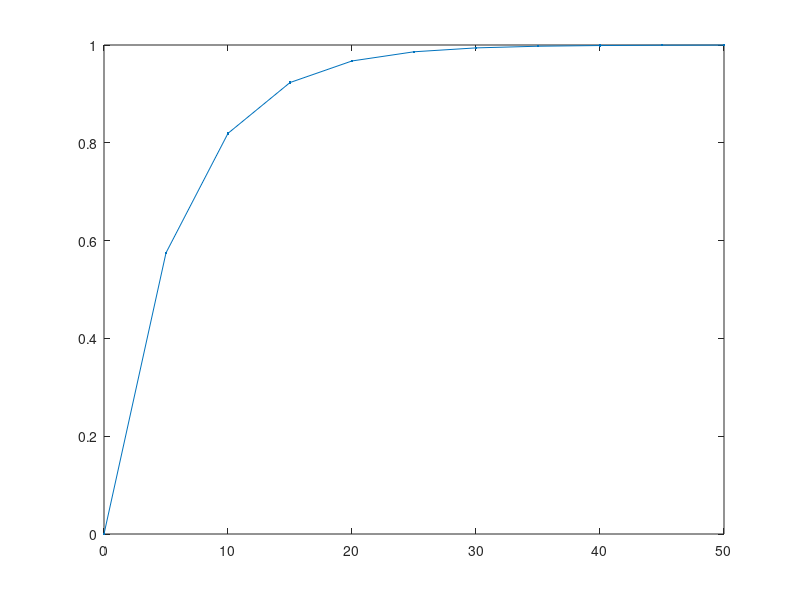

This figure's MATLAB source: (Note: this script raises an error after producing the figure.)
function DryingSimIR2022
%%
LengthDryer = 2.0;
p0 = 2.4*39e3/LengthDryer;
PostDryer = 0.02;
fig_out = 1;

%%
% mind the v_air -> maibe cancel front to back
% T pressambient
% T ambient
% air dryer
% reduing blanket temperature and hence evaporation rate
% evaporative cooling
% measure the cooling time constant of the blanket
% blanket h graph
% extend the thickness when dry
%%
% Absorbed Energy/Input Energy = 1 - exp( - Alpha*Percent Filling*Depth)
% Alpha=0.276 1/(%*u)
% Percent Filling=7% or 20%
% Depth = x
% X = Humidity_Ratio_PG: has temperature limitation
%%
tic;

%% Dryer Length

Width = 1;% m

% Power_Precentage = 100;%
%%
PercentFilling = 62;%%[7 20 500]

ReleaseThickness = 20;%um[50 5]
ReleaseLayersNumber = 1;%[2]
AbsorbingLayerThickness = 50;%um[150 50]
AbsorbingLayersNumber = 10;%[3 1]%50;
AboveFabricLayerThickness = 200;%[150]
AboveFabricLayersNumber = 1;
FabricLayerThickness = 150;%[100]
FabricLayersNumber = 1;
GripLayerThickness = 100;%[100]
GripLayersNumber = 1;

% p0 = 200e3;%kW/m2[200e3]
% LengthDryer = 1.045;%0.250*8;%

% p0 = 39e3 * Power_Precentage/100 /(0.5*Width)*2.6;%1.45;% [2/0.5 of m/m]3.250
%%
Te = 0.60;
%Rw = 0.15;
%Ew = 1 - Rw;
% A7p5um = 0.065/5 * 7.5;
% Ei = Ee * Ew * A7p5um;
% E_ti = 1 - A7p5um;
Rr = 0.05;
Tr = 1 - Rr;
% Eb_ti = Ee * Ew * E_ti;
Tb_tr = Te * Tr;

% Pi = Ei * P0;
Pi = 0;%
% Pb_ti = Eb_ti * P0;
pb_tr = Tb_tr * p0;


%%


% AreaCoverage_0 = 10;

AreaCoverage_PB1 = 0;
AreaCoverage_PB2 = 100;
AreaCoverage_PB3 = 0;
AreaCoverage_PB4 = 0;%100;%[0 100]
AreaCoverage_PB5 = 50;%[50 50]
AreaCoverage_PB6 = 0;%50;%[100 100]
AreaCoverage_PB7 = 0;%

TotalCoverage = AreaCoverage_PB1+AreaCoverage_PB2+AreaCoverage_PB3+AreaCoverage_PB4+...
    AreaCoverage_PB5+AreaCoverage_PB6+AreaCoverage_PB7;

% Test_Time = (1.122+1.878)/Print_Speed;%10; % sec 1:0.2455, 2:

%% Test Matrix
TestNumber = fig_out;%604;
FigureNumber = TestNumber;
NumberOfIPUs = 7;
T_AirDryer = 300;%1200;%2150;%270;%
% ExtraDryerLength = 0.0;%1.80;%1.05;%2.05;%
% LengthDryer = 0.250*8+ExtraDryerLength;
T_IPU_All = 100;%70;%90;%165;%133;%200;%
T_Blanket0 = 68;%70;%80;%
Print_Speed_SPH = 6500;%13000;%10000;%
%%
% PercentFilling=7;%%[7,20]100500
% ReleaseThickness = 50;%um[50]
%%

% ReleaseThickness = 50;%um[50]

dzRelease = ReleaseThickness/ReleaseLayersNumber;
dzAbsorbing = AbsorbingLayerThickness/AbsorbingLayersNumber;
dzAboveFabric = AboveFabricLayerThickness/AboveFabricLayersNumber;
dzFabricLayer = FabricLayerThickness/FabricLayersNumber;
dzGripLayers = GripLayerThickness/GripLayersNumber;
%%
% CalculationLayerThickness_um = 50;%um[50,10]
% LayerThickness = CalculationLayerThickness_um*1e-6;
% dz0 = LayerThickness;%500e-6; %m
% z = (ReleaseThickness+AbsorbingLayerThickness+AboveFabricLayerThickness+...
%     FabricLayerThickness+GripLayerThickness)*1e-6;%500e-6;%1500e-6;%5000e-6; %m
% nz0 = int32(z/dz0); %ul

dz = [dzRelease*ones(ReleaseLayersNumber,1) ; ...
    dzAbsorbing*ones(AbsorbingLayersNumber,1) ; ...
    dzAboveFabric*ones(AboveFabricLayersNumber,1) ; ...
    dzFabricLayer*ones(FabricLayersNumber,1) ; ...
    dzGripLayers*ones(GripLayersNumber,1)]*1e-6;%dz0*ones(nz0,1); %m

Print_Speed = 1.7/6500*Print_Speed_SPH;
PostDryerLength = PostDryer;%0.375;%0;%0.9;%
Length = 0.375*NumberOfIPUs+LengthDryer+PostDryerLength;%-ExtraDryerLength+0.9;%0.375*4+LengthAirDryer+0.1;%Print_Speed * Test_Time; % m
if NumberOfIPUs == 4
    Length = Length + 0.125 + 1;%-ExtraDryerLength;
end

PB1_Start = (0.375*0+0.2+0.175/2)/Length;
PB2_Start = (0.375*1+0.2+0.175/2)/Length;
PB3_Start = (0.375*2+0.2+0.175/2)/Length;
PB4_Start = (0.375*3+0.2+0.175/2)/Length;
PB5_Start = (0.375*4+0.2+0.175/2)/Length;
PB6_Start = (0.375*5+0.2+0.175/2)/Length;
PB7_Start = (0.375*6+0.2+0.175/2)/Length;

T_IR = 120;%25;% [120];
h_air_IR = 50;%
% q_radiation_Blanket = Pb_ti;%
q_radiation_Blanket = pb_tr;%
Q_radiation_Ink = Pi;%


% TestTitle = '10k 7C 250%:  ';


T_IPU_1 = T_IPU_All;%90;%300;%
T_IPU_2 = T_IPU_All;%90;%300;%2150;%1200;%
T_IPU_3 = T_IPU_All;%90;%300;%
T_IPU_4 = T_IPU_All;%90;%300;%
T_IPU_5 = T_IPU_All;%90;%300;%
T_IPU_6 = T_IPU_All;%90;%300;%
T_IPU_7 = T_IPU_All;%90;%300;%

h_IPU = 200;

AirIPU_1_Start = 0.375*0/Length;
AirIPU_1_end = (0.375*0+0.2)/Length;
AirIPU_2_Start = 0.375*1/Length;
AirIPU_2_end = (0.375*1+0.2)/Length;
AirIPU_3_Start = 0.375*2/Length;
AirIPU_3_end = (0.375*2+0.2)/Length;
AirIPU_4_Start = 0.375*3/Length;
AirIPU_4_end = (0.375*3+0.2)/Length;
AirIPU_5_Start = 0.375*4/Length;
AirIPU_5_end = (0.375*4+0.2)/Length;
AirIPU_6_Start = 0.375*5/Length;
AirIPU_6_end = (0.375*5+0.2)/Length;
AirIPU_7_Start = 0.375*6/Length;
AirIPU_7_end = (0.375*6+0.2)/Length;

h_AirDryer = 200;

AirDryer_Start = 0.375*NumberOfIPUs/Length;
AirDryer_end = (0.375*NumberOfIPUs+LengthDryer)/Length*0;

Length_IR_Dryer = LengthDryer;
Radiation_start = 0.375*NumberOfIPUs/Length;
Radiation_end = (0.375*NumberOfIPUs+Length_IR_Dryer)/Length;
Rad_Ratio = 3/4;
Rad_Number = 1;
Rad_Length = Length_IR_Dryer*Rad_Ratio/Rad_Number;
IR_EffectiveLength = Rad_Ratio;
%%
% AirIPU_Start = (404+1200)/(1122+1878);
% %% 1 2 3 4
% N_IPU = 1;
% AirIPU_end = (404+1200+N_IPU*93-1)/(1122+1878);
% h_IPU = 100;%
% T_IPU = 150;

% LayerNumber = 2:(2+4);%2:(2+0);%8:(8+0);%2:(2+24);%8:(8+24);%
% LayerThickness = 50e-6;%20e-6;%
%%
% AbsorptionLayerStart = ReleaseThickness;%50;%um[50,20]
% AbsorptionLayerEnd = AbsorptionLayerStart + AbsorptionLayerThickness;%um
% NumberOfAbsorptionLayers = AbsorbingLayersNumber;%#
IndexOfFirstAbsorptionLayer = ReleaseLayersNumber + 1;%#
Alpha=0.276;%1/(%*u)[0.276]
for j=1:AbsorbingLayersNumber+1
    AbsorptionDepth = (j-1) * dzAbsorbing;%um
    AbsorbedEnergyDevidedByInputEnergy(j) = 1 - exp(-Alpha*PercentFilling/100*AbsorptionDepth);%%
end
AbsorptionPerLayer = diff(AbsorbedEnergyDevidedByInputEnergy);%%
LayerNumber = IndexOfFirstAbsorptionLayer:(IndexOfFirstAbsorptionLayer+AbsorbingLayersNumber-1);%
q_radiation_Layer = q_radiation_Blanket*AbsorptionPerLayer;
% figure(468);plot(LayerNumber,AbsorptionPerLayer,'.-');
figure(468);plot(linspace(0,AbsorbingLayerThickness,length(AbsorbedEnergyDevidedByInputEnergy)),AbsorbedEnergyDevidedByInputEnergy,'.-');

%%

HelpLayer = 10e-6;

%% 0.2 0.28 0.56

%%

% Test_Time = 1.122/Print_Speed;%10; % sec 1:0.2455, 2:
% Length_IR_Dryer = Length*(Radiation_end-Radiation_start);



%% Other Dryer Setup

%% 0 1.5
v_air = 0;%-Print_Speed;%1.5;%0;%1.5; % m/s

RH_ambient = 50; % %

T_Room_ambient = 25; % %

T_Press_Ambient = 45;%25;% [45];

h_air = 50;%[50];%50;%20;%0;%50;%50;%200;% [100]

%% 150 180 280 45
% T_air_Hot = 45;%T_ambient;%270;%25;%120;%100;%25;%250;%200;%40;%

%%

Tback = 60;%T_Blanket0+5;%T_Blanket0+15;%45;%T_Blanket0;

hback = 50;%50000;%

T_ink0 = 30;%85;%75;% C

Mw_water = 18.01528;

Mw_PG = 76.09;

L_Water = 2257e3;

L_PG = 914e3;

%% Print Setup

DropVolume = 6.25;%8.0;%11.0;%7.63;%7.04;%6.3;% % pL [6.3]

SolidsPercentages = 17;%25.8;%10.1;%27.8;%28.0;%99.9999;%99.9;%28;%10;%30;%99.9;%28;%10;%30;% % % [17]

PGPercentages = 16;%8;%35;%4.5;%15.6;%0;%0;%4.5;%35;%0;%15;%0;%4.5;%35;%0;%0;%15;% % % [16]

WaterPercentages = 100 - SolidsPercentages - PGPercentages; % %

ResolutionX = 600;%600;% dpi [600]

ResolutionY = 1200; % dpi [1200]

% dt = 1e-3; % sec

%% Blanket Setup

dlmax = 10e-3; %m

k0 = 0.2; %W/m-K
ro0 = 1100; %kg/m3
Cp0 = 1500; %J/kg-K

k_Solids = k0;
ro_Solids = ro0;
Cp_Solids = Cp0;

k_Water = 0.609;
ro_Water = 1000;
Cp_Water = 4184;

k_PG = 0.147;
ro_PG = 1040;
Cp_PG = 2500;

nz = length(dz); %ul

T_Blanket = T_Blanket0*ones(nz,1); %C

k = k0*ones(nz,1); %W/m-K
ro = ro0*ones(nz,1); %kg/m3
Cp = Cp0*ones(nz,1); %J/kg-K

Ch = ro.*Cp.*dz; %J/m2-K (Capacitance per unit area)
ih = dz./k; %(m2-K)/W


% W_Ink_0 = (DropVolume*1e-15)/((0.0254/ResolutionX)*(0.0254/ResolutionY))*(AreaCoverage/100);

time = Length / Print_Speed; % s


% dz_Ink_min = (DropVolume*1e-15)/((0.0254/ResolutionX)*(0.0254/ResolutionY))*(AreaCoverage/100)*(SolidsPercentages/100);
% k_Ink_ofMin = k_PG;
% ih_Ink_min = dz_Ink_min/k_Ink_ofMin;

tauu = Ch(2:nz)  .*(ih(2:nz)/2+ih(1:nz-1)/2); %s
taud = Ch(1:nz-1).*(ih(2:nz)/2+ih(1:nz-1)/2); %s

Nyquist = 2;
%%
%%%%%%%%%%%%%%%%%%%%%%%%%%%%%%%%%%%%%%%%%%%%%%%%%%%%%%%%%%%%%%%%%%%%%%%%%%%%%
% tau1min = Ch(1)*(ih(1)/2+ih_Ink_min/2); %s
% taunzmin = Ch(nz)*(ih(nz)/2+1/hback); %s
% ChInkmin = ro.*Cp.*dz_Ink_min;
% tauInkmin1 = ChInkmin*(ih(1)/2+ih_Ink_min/2); %s
% tauInkmin2 = ChInkmin*(1/h_air+ih_Ink_min/2); %s
% dtmin = min([tauInkmin1 ; tauInkmin2 ; tauu ; taud ; tau1min ; taunzmin]); %s
% dt = dtmin/(Nyquist*(1+10*eps)); %s
% dl = dt * Print_Speed; %m
% Nindlmax = ceil(dlmax/dl);
% dl = dlmax / Nindlmax;
% dt = dl / Print_Speed;
% au = dt./tauu; %ul
% ad = dt./taud; %ul
% anz = dt/taunzmin; %ul
%%%%%%%%%%%%%%%%%%%%%%%%%%%%%%%%%%%%%%%%%%%%%%%%%%%%%%%%%%%%%%%%%%%%%%%%%%%%%
% N_time = int32(time / dt);
%% Analysis

% W_Solids = ones(N_time+1,1)*(DropVolume*1e-15)/((0.0254/ResolutionX)*(0.0254/ResolutionY))*(AreaCoverage/100)*(SolidsPercentages/100);
% W_PG = zeros(N_time+1,1);
% W_Water = zeros(N_time+1,1);
% T_Ink = zeros(N_time+1,1);
% E_L = zeros(N_time+1,1);

% W_Solids(1) = (DropVolume*1e-15)/((0.0254/ResolutionX)*(0.0254/ResolutionY))*(AreaCoverage/100)*(SolidsPercentages/100);
% W_PG(1) = (DropVolume*1e-15)/((0.0254/ResolutionX)*(0.0254/ResolutionY))*(AreaCoverage/100)*(PGPercentages/100); % m
% W_Water(1) = (DropVolume*1e-15)/((0.0254/ResolutionX)*(0.0254/ResolutionY))*(AreaCoverage/100)*(WaterPercentages/100); % m
W_Solids_100 = (DropVolume*1e-15)/((0.0254/ResolutionX)*(0.0254/ResolutionY))*(SolidsPercentages/100);
W_PG_100 = (DropVolume*1e-15)/((0.0254/ResolutionX)*(0.0254/ResolutionY))*(PGPercentages/100); % m
W_Water_100 = (DropVolume*1e-15)/((0.0254/ResolutionX)*(0.0254/ResolutionY))*(WaterPercentages/100); % m

W_Solids(1) = HelpLayer;%W_Solids_100*(AreaCoverage_0/100);
W_PG(1) = 0;%W_PG_100*(AreaCoverage_0/100); % m
W_Water(1) = 0;%W_Water_100*(AreaCoverage_0/100); % m
T_Ink(1) = T_Blanket0;%T_ink0;%

W_SolidsPB1 = W_Solids_100*(AreaCoverage_PB1/100);
W_PGPB1 = W_PG_100*(AreaCoverage_PB1/100);
W_WaterPB1 = W_Water_100*(AreaCoverage_PB1/100);
W_SolidsPB2 = W_Solids_100*(AreaCoverage_PB2/100);
W_PGPB2 = W_PG_100*(AreaCoverage_PB2/100);
W_WaterPB2 = W_Water_100*(AreaCoverage_PB2/100);
W_SolidsPB3 = W_Solids_100*(AreaCoverage_PB3/100);
W_PGPB3 = W_PG_100*(AreaCoverage_PB3/100);
W_WaterPB3 = W_Water_100*(AreaCoverage_PB3/100);
W_SolidsPB4 = W_Solids_100*(AreaCoverage_PB4/100);
W_PGPB4 = W_PG_100*(AreaCoverage_PB4/100);
W_WaterPB4 = W_Water_100*(AreaCoverage_PB4/100);
W_SolidsPB5 = W_Solids_100*(AreaCoverage_PB5/100);
W_PGPB5 = W_PG_100*(AreaCoverage_PB5/100);
W_WaterPB5 = W_Water_100*(AreaCoverage_PB5/100);
W_SolidsPB6 = W_Solids_100*(AreaCoverage_PB6/100);
W_PGPB6 = W_PG_100*(AreaCoverage_PB6/100);
W_WaterPB6 = W_Water_100*(AreaCoverage_PB6/100);
W_SolidsPB7 = W_Solids_100*(AreaCoverage_PB7/100);
W_PGPB7 = W_PG_100*(AreaCoverage_PB7/100);
W_WaterPB7 = W_Water_100*(AreaCoverage_PB7/100);



T_InkPB1 = T_ink0;
T_InkPB2 = T_ink0;
T_InkPB3 = T_ink0;
T_InkPB4 = T_ink0;
T_InkPB5 = T_ink0;
T_InkPB6 = T_ink0;
T_InkPB7 = T_ink0;

% T_Boil_initial = T_Boil((PGPercentages/Mw_PG)/(PGPercentages/Mw_PG+WaterPercentages/Mw_water+eps))

X_air = Humidity_Ratio_Water(T_Room_ambient,RH_ambient); % kg/kg

Q_From_Dryer = 0;

han = waitbar(0,'0.00%','Name','Drying...  :-)');

timePass(1)=0;
% dt=dt0;
% while i<=N_time+1
i=2;
PB1_Ready = true;
PB2_Ready = true;
PB3_Ready = true;
PB4_Ready = true;
PB5_Ready = true;
PB6_Ready = true;
PB7_Ready = true;
DemiLayer=true;

z_Wet_Initial = ...
    W_PG(1)+W_Water(1)+W_PGPB1+W_WaterPB1+W_PGPB2+W_WaterPB2+W_PGPB3+W_WaterPB3+W_PGPB4+W_WaterPB4...
    +W_PGPB5+W_WaterPB5+W_PGPB6+W_WaterPB6+W_PGPB7+W_WaterPB7;

firstTimeInDryer = true;
IRDryerON = false;
T_Blanket_IRDryer_vector=[];
T_Blanket_AirDryer_vector=[];
q_Blanket_IRDryer = 0;
q_Blanket_AirDryer = 0;
while timePass(i-1)<=time
    
    if timePass(i-1)>=PB1_Start*time && PB1_Ready && AreaCoverage_PB1>0
        if ~DemiLayer
        dz_Ink = (W_Solids(i-1)+W_PG(i-1)+W_Water(i-1));
        T_Ink(i-1) = (T_Ink(i-1)*(ro_Solids*Cp_Solids*W_Solids(i-1)+ro_PG*Cp_PG*W_PG(i-1)+ro_Water*Cp_Water*W_Water(i-1))+...
                      T_InkPB1*(ro_Solids*Cp_Solids*W_SolidsPB1+ro_PG*Cp_PG*W_PGPB1+ro_Water*Cp_Water*W_WaterPB1))/...
                     (ro_Solids*Cp_Solids*W_Solids(i-1)+ro_PG*Cp_PG*W_PG(i-1)+ro_Water*Cp_Water*W_Water(i-1)+...
                      ro_Solids*Cp_Solids*W_SolidsPB1+ro_PG*Cp_PG*W_PGPB1+ro_Water*Cp_Water*W_WaterPB1);
        W_Solids(i-1) = W_Solids(i-1) + W_SolidsPB1;
        W_PG(i-1) = W_PG(i-1) + W_PGPB1;
        W_Water(i-1) = W_Water(i-1) + W_WaterPB1;
        else
            T_Ink(i-1)=T_InkPB1;
            W_Solids(1:i-1) = 0;%W_Solids(i-1) + W_SolidsPB1;
            W_Solids(i-1) = W_Solids(i-1) + W_SolidsPB1;
            W_PG(i-1) = W_PG(i-1) + W_PGPB1;
            W_Water(i-1) = W_Water(i-1) + W_WaterPB1;
            DemiLayer=false;
        end
        PB1_Ready = false;
    elseif timePass(i-1)>=PB2_Start*time && PB2_Ready && AreaCoverage_PB2>0
        if ~DemiLayer
        dz_Ink = (W_Solids(i-1)+W_PG(i-1)+W_Water(i-1));
        T_Ink(i-1) = (T_Ink(i-1)*(ro_Solids*Cp_Solids*W_Solids(i-1)+ro_PG*Cp_PG*W_PG(i-1)+ro_Water*Cp_Water*W_Water(i-1))+...
                      T_InkPB2*(ro_Solids*Cp_Solids*W_SolidsPB2+ro_PG*Cp_PG*W_PGPB2+ro_Water*Cp_Water*W_WaterPB2))/...
                     (ro_Solids*Cp_Solids*W_Solids(i-1)+ro_PG*Cp_PG*W_PG(i-1)+ro_Water*Cp_Water*W_Water(i-1)+...
                      ro_Solids*Cp_Solids*W_SolidsPB2+ro_PG*Cp_PG*W_PGPB2+ro_Water*Cp_Water*W_WaterPB2);
        W_Solids(i-1) = W_Solids(i-1) + W_SolidsPB2;
        W_PG(i-1) = W_PG(i-1) + W_PGPB2;
        W_Water(i-1) = W_Water(i-1) + W_WaterPB2;
        else
            T_Ink(i-1)=T_InkPB2;
            W_Solids(1:i-1) = 0;%W_Solids(i-1) + W_SolidsPB1;
            W_Solids(i-1) = W_Solids(i-1) + W_SolidsPB2;
            W_PG(i-1) = W_PG(i-1) + W_PGPB2;
            W_Water(i-1) = W_Water(i-1) + W_WaterPB2;
            DemiLayer=false;
        end
        PB2_Ready = false;
    elseif timePass(i-1)>=PB3_Start*time && PB3_Ready && AreaCoverage_PB3>0
        if ~DemiLayer
        dz_Ink = (W_Solids(i-1)+W_PG(i-1)+W_Water(i-1));
        T_Ink(i-1) = (T_Ink(i-1)*(ro_Solids*Cp_Solids*W_Solids(i-1)+ro_PG*Cp_PG*W_PG(i-1)+ro_Water*Cp_Water*W_Water(i-1))+...
                      T_InkPB3*(ro_Solids*Cp_Solids*W_SolidsPB3+ro_PG*Cp_PG*W_PGPB3+ro_Water*Cp_Water*W_WaterPB3))/...
                     (ro_Solids*Cp_Solids*W_Solids(i-1)+ro_PG*Cp_PG*W_PG(i-1)+ro_Water*Cp_Water*W_Water(i-1)+...
                      ro_Solids*Cp_Solids*W_SolidsPB3+ro_PG*Cp_PG*W_PGPB3+ro_Water*Cp_Water*W_WaterPB3);
        W_Solids(i-1) = W_Solids(i-1) + W_SolidsPB3;
        W_PG(i-1) = W_PG(i-1) + W_PGPB3;
        W_Water(i-1) = W_Water(i-1) + W_WaterPB3;
        else
            T_Ink(i-1)=T_InkPB3;
            W_Solids(1:i-1) = 0;%W_Solids(i-1) + W_SolidsPB1;
            W_Solids(i-1) = W_Solids(i-1) + W_SolidsPB3;
            W_PG(i-1) = W_PG(i-1) + W_PGPB3;
            W_Water(i-1) = W_Water(i-1) + W_WaterPB3;
            DemiLayer=false;
        end
        PB3_Ready = false;
    elseif timePass(i-1)>=PB4_Start*time && PB4_Ready && AreaCoverage_PB4>0
        if ~DemiLayer
        dz_Ink = (W_Solids(i-1)+W_PG(i-1)+W_Water(i-1));
        T_Ink(i-1) = (T_Ink(i-1)*(ro_Solids*Cp_Solids*W_Solids(i-1)+ro_PG*Cp_PG*W_PG(i-1)+ro_Water*Cp_Water*W_Water(i-1))+...
                      T_InkPB4*(ro_Solids*Cp_Solids*W_SolidsPB4+ro_PG*Cp_PG*W_PGPB4+ro_Water*Cp_Water*W_WaterPB4))/...
                     (ro_Solids*Cp_Solids*W_Solids(i-1)+ro_PG*Cp_PG*W_PG(i-1)+ro_Water*Cp_Water*W_Water(i-1)+...
                      ro_Solids*Cp_Solids*W_SolidsPB4+ro_PG*Cp_PG*W_PGPB4+ro_Water*Cp_Water*W_WaterPB4);
        W_Solids(i-1) = W_Solids(i-1) + W_SolidsPB4;
        W_PG(i-1) = W_PG(i-1) + W_PGPB4;
        W_Water(i-1) = W_Water(i-1) + W_WaterPB4;
        else
            T_Ink(i-1)=T_InkPB4;
            W_Solids(1:i-1) = 0;%W_Solids(i-1) + W_SolidsPB1;
            W_Solids(i-1) = W_Solids(i-1) + W_SolidsPB4;
            W_PG(i-1) = W_PG(i-1) + W_PGPB4;
            W_Water(i-1) = W_Water(i-1) + W_WaterPB4;
            DemiLayer=false;
        end
        PB4_Ready = false;
    elseif timePass(i-1)>=PB5_Start*time && PB5_Ready && AreaCoverage_PB5>0
        if ~DemiLayer
        dz_Ink = (W_Solids(i-1)+W_PG(i-1)+W_Water(i-1));
        T_Ink(i-1) = (T_Ink(i-1)*(ro_Solids*Cp_Solids*W_Solids(i-1)+ro_PG*Cp_PG*W_PG(i-1)+ro_Water*Cp_Water*W_Water(i-1))+...
                      T_InkPB5*(ro_Solids*Cp_Solids*W_SolidsPB5+ro_PG*Cp_PG*W_PGPB5+ro_Water*Cp_Water*W_WaterPB5))/...
                     (ro_Solids*Cp_Solids*W_Solids(i-1)+ro_PG*Cp_PG*W_PG(i-1)+ro_Water*Cp_Water*W_Water(i-1)+...
                      ro_Solids*Cp_Solids*W_SolidsPB5+ro_PG*Cp_PG*W_PGPB5+ro_Water*Cp_Water*W_WaterPB5);
        W_Solids(i-1) = W_Solids(i-1) + W_SolidsPB5;
        W_PG(i-1) = W_PG(i-1) + W_PGPB5;
        W_Water(i-1) = W_Water(i-1) + W_WaterPB5;
        else
            T_Ink(i-1)=T_InkPB5;
            W_Solids(1:i-1) = 0;%W_Solids(i-1) + W_SolidsPB1;
            W_Solids(i-1) = W_Solids(i-1) + W_SolidsPB5;
            W_PG(i-1) = W_PG(i-1) + W_PGPB5;
            W_Water(i-1) = W_Water(i-1) + W_WaterPB5;
            DemiLayer=false;
        end
        PB5_Ready = false;
    elseif timePass(i-1)>=PB6_Start*time && PB6_Ready && AreaCoverage_PB6>0
        if ~DemiLayer
        dz_Ink = (W_Solids(i-1)+W_PG(i-1)+W_Water(i-1));
        T_Ink(i-1) = (T_Ink(i-1)*(ro_Solids*Cp_Solids*W_Solids(i-1)+ro_PG*Cp_PG*W_PG(i-1)+ro_Water*Cp_Water*W_Water(i-1))+...
                      T_InkPB6*(ro_Solids*Cp_Solids*W_SolidsPB6+ro_PG*Cp_PG*W_PGPB6+ro_Water*Cp_Water*W_WaterPB6))/...
                     (ro_Solids*Cp_Solids*W_Solids(i-1)+ro_PG*Cp_PG*W_PG(i-1)+ro_Water*Cp_Water*W_Water(i-1)+...
                      ro_Solids*Cp_Solids*W_SolidsPB6+ro_PG*Cp_PG*W_PGPB6+ro_Water*Cp_Water*W_WaterPB6);
        W_Solids(i-1) = W_Solids(i-1) + W_SolidsPB6;
        W_PG(i-1) = W_PG(i-1) + W_PGPB6;
        W_Water(i-1) = W_Water(i-1) + W_WaterPB6;
        else
            T_Ink(i-1)=T_InkPB6;
            W_Solids(1:i-1) = 0;%W_Solids(i-1) + W_SolidsPB1;
            W_Solids(i-1) = W_Solids(i-1) + W_SolidsPB6;
            W_PG(i-1) = W_PG(i-1) + W_PGPB6;
            W_Water(i-1) = W_Water(i-1) + W_WaterPB6;
            DemiLayer=false;
        end
        PB6_Ready = false;
    elseif timePass(i-1)>=PB7_Start*time && PB7_Ready && AreaCoverage_PB7>0
        if ~DemiLayer
        dz_Ink = (W_Solids(i-1)+W_PG(i-1)+W_Water(i-1));
        T_Ink(i-1) = (T_Ink(i-1)*(ro_Solids*Cp_Solids*W_Solids(i-1)+ro_PG*Cp_PG*W_PG(i-1)+ro_Water*Cp_Water*W_Water(i-1))+...
                      T_InkPB7*(ro_Solids*Cp_Solids*W_SolidsPB7+ro_PG*Cp_PG*W_PGPB7+ro_Water*Cp_Water*W_WaterPB7))/...
                     (ro_Solids*Cp_Solids*W_Solids(i-1)+ro_PG*Cp_PG*W_PG(i-1)+ro_Water*Cp_Water*W_Water(i-1)+...
                      ro_Solids*Cp_Solids*W_SolidsPB7+ro_PG*Cp_PG*W_PGPB7+ro_Water*Cp_Water*W_WaterPB7);
        W_Solids(i-1) = W_Solids(i-1) + W_SolidsPB7;
        W_PG(i-1) = W_PG(i-1) + W_PGPB7;
        W_Water(i-1) = W_Water(i-1) + W_WaterPB7;
        else
            T_Ink(i-1)=T_InkPB7;
            W_Solids(1:i-1) = 0;%W_Solids(i-1) + W_SolidsPB1;
            W_Solids(i-1) = W_Solids(i-1) + W_SolidsPB7;
            W_PG(i-1) = W_PG(i-1) + W_PGPB7;
            W_Water(i-1) = W_Water(i-1) + W_WaterPB7;
            DemiLayer=false;
        end
        PB7_Ready = false;
    end
        
    
    dz_Ink = (W_Solids(i-1)+W_PG(i-1)+W_Water(i-1));
    k_Ink = (W_Solids(i-1)*k_Solids+W_PG(i-1)*k_PG+W_Water(i-1)*k_Water)/dz_Ink;
    ih_Ink = dz_Ink/k_Ink;
    
    tau1min = Ch(1)*(ih(1)/2+ih_Ink/2); %s
    taunzmin = Ch(nz)*(ih(nz)/2+1/hback); %s
    ChInkmin = ro.*Cp.*dz_Ink;
    tauInkmin1 = ChInkmin*(ih(1)/2+ih_Ink/2); %s
    tauInkmin2 = ChInkmin*(1/h_air+ih_Ink/2); %s
    dtmin = min([tauInkmin1 ; tauInkmin2 ; tauu ; taud ; tau1min ; taunzmin]); %s
    
    dt = dtmin/(Nyquist*(1+10*eps)); %s
    dl = dt * Print_Speed; %m
    Nindlmax = ceil(dlmax/dl);
    dl = dlmax / Nindlmax;
    dt = dl / Print_Speed;
    
    au = dt./tauu; %ul
    ad = dt./taud; %ul
    anz = dt/taunzmin; %ul
%     
    timePass(i)=timePass(i-1)+dt;
    
% for i=2:N_time+1
    
%     ratio = double(i)/double(N_time);
    ratio = timePass(i-1)/time;
    
    if mod(ratio*1000,1)/10<0.1
        
        waitbar(ratio,han,[num2str(ratio*100,'%1.1f') '%']);
        
    end
%     s3=size(T_Ink(i-1))
    Xs_PG = Humidity_Ratio_PG(T_Ink(i-1),100,PGPercentages/(PGPercentages+WaterPercentages+eps));
    
    kgp = ( 25 + 19 * (v_air+Print_Speed)) / 3600; % kg/m^2-s
    
    mdot = kgp * ( Xs_PG - X_air ); % kg/m^2-s
    
    T_Boil_out = T_Boil((PGPercentages/Mw_PG)/(PGPercentages/Mw_PG+WaterPercentages/Mw_water+eps));
    
    VaporRatio_out = VaporRatio(T_Boil_out);
    
    mdot_PG = mdot*VaporRatio_out; % kg/m^2-s
    
    mdot_water = mdot*(1-VaporRatio_out); % kg/m^2-s
    
    if W_Water(i-1)>0
        
        W_Water(i) = W_Water(i-1) - mdot_water / ro_Water * dt; % m
        
        if W_Water(i) < 0
            
            W_Water(i) = 0;
            
        end
        
    else
        
        W_Water(i) = 0;
        
    end
    
    if W_PG(i-1)>0
        
        W_PG(i) = W_PG(i-1) - mdot_PG / ro_PG * dt; % m
        
        if W_PG(i) < 0
            
            W_PG(i) = 0;
            
        end
        
    else
        
        W_PG(i) = 0;
        
    end
    
    W_Solids(i) = W_Solids(i-1);
    
    
    PGPercentages = W_PG(i)/(W_PG(i)+W_Water(i)+W_Solids(i));
    
    WaterPercentages = W_Water(i)/(W_PG(i)+W_Water(i)+W_Solids(i));
    
    
    tau1 = Ch(1).*(ih(1)/2+ih_Ink/2); %s
    a1 = dt./tau1; %ul
    dT_Blanket = diff(T_Blanket(:,i-1));
    T_Blanket(:,i) = T_Blanket(:,i-1) + [a1.*(T_Ink(i-1)-T_Blanket(1,i-1)) ; -au.*dT_Blanket] + [ad.*dT_Blanket ; anz*(Tback-T_Blanket(nz,i-1))];
    %     T_Blanket(LayerNumber,i) = T_Blanket(LayerNumber,i) + Q_radiation/(Length*Width)*dt/(ro(LayerNumber).*Cp(LayerNumber).*dz(LayerNumber));
    ih_up = 1/h_air;
%     i>=round(Radiation_start*N_time) && i<round(Radiation_end*N_time)
    if timePass(i)>=(Radiation_start*time) && timePass(i)<(Radiation_end*time)
        if firstTimeInDryer
            DryerStartIndex = i;
            firstTimeInDryer = false;
        end
%         Rad_Length = Length_IR_Dryer*Rad_Ratio/Rad_Number
        T_Blanket(LayerNumber,i) = T_Blanket(LayerNumber,i) + (q_radiation_Layer(LayerNumber-IndexOfFirstAbsorptionLayer+1)*dt/(ro(1).*Cp(1).*dzAbsorbing*1e-6))';
%         T_Ink(i) = T_Ink(i) + (Q_radiation_Ink)/(Length_IR_Dryer*Width)*dt/(ro_Ink.*Cp_Ink.*dz_Ink);
        ih_up = 1/h_air_IR;
        T_air_Hot = T_IR;
        T_Blanket_IRDryer_vector = [T_Blanket_IRDryer_vector T_Blanket(1,i)];
        T_Blanket_IRDryer_mean = mean(T_Blanket_IRDryer_vector);
        q_Blanket_IRDryer = 1/ih_up*(T_air_Hot-T_Blanket_IRDryer_mean);
        IRDryerON = true;
    elseif timePass(i)>=(AirIPU_1_Start*time) && timePass(i)<(AirIPU_1_end*time)
        ih_up = 1/h_IPU;
        T_air_Hot = T_IPU_1;
    elseif timePass(i)>=(AirIPU_2_Start*time) && timePass(i)<(AirIPU_2_end*time)
        ih_up = 1/h_IPU;
        T_air_Hot = T_IPU_2;
    elseif timePass(i)>=(AirIPU_3_Start*time) && timePass(i)<(AirIPU_3_end*time)
        ih_up = 1/h_IPU;
        T_air_Hot = T_IPU_3;
    elseif timePass(i)>=(AirIPU_4_Start*time) && timePass(i)<(AirIPU_4_end*time)
        ih_up = 1/h_IPU;
        T_air_Hot = T_IPU_4;
    elseif timePass(i)>=(AirIPU_5_Start*time) && timePass(i)<(AirIPU_5_end*time)
        ih_up = 1/h_IPU;
        T_air_Hot = T_IPU_5;
    elseif timePass(i)>=(AirIPU_6_Start*time) && timePass(i)<(AirIPU_6_end*time)
        ih_up = 1/h_IPU;
        T_air_Hot = T_IPU_6;
    elseif timePass(i)>=(AirIPU_7_Start*time) && timePass(i)<(AirIPU_7_end*time)
        ih_up = 1/h_IPU;
        T_air_Hot = T_IPU_7;
    elseif timePass(i)>=(AirDryer_Start*time) && timePass(i)<(AirDryer_end*time)
        if firstTimeInDryer
            DryerStartIndex = i;
            firstTimeInDryer = false;
        end
        ih_up = 1/h_AirDryer;
        T_air_Hot = T_AirDryer;
        T_Blanket_AirDryer_vector = [T_Blanket_AirDryer_vector T_Blanket(1,i)];
        T_Blanket_AirDryer_mean = mean(T_Blanket_AirDryer_vector);
        q_Blanket_AirDryer = 1/ih_up*(T_air_Hot-T_Blanket_AirDryer_mean);
    else
        T_air_Hot = T_Press_Ambient;
    end
    
    ro_Ink = (W_Solids(i-1)*ro_Solids+W_PG(i-1)*ro_PG+W_Water(i-1)*ro_Water)/dz_Ink;
    Cp_Ink = (W_Solids(i-1)*Cp_Solids+W_PG(i-1)*Cp_PG+W_Water(i-1)*Cp_Water)/dz_Ink;
    Ch_Ink = ro_Ink.*Cp_Ink.*dz_Ink;
    tau_Ink = Ch_Ink.*(ih(1)/2+ih_Ink/2);
    a_Ink = dt./tau_Ink; %ul
%     ih_up = 1/h_air;
    %         if i>=round(Air_Start*N_time) && i<round(Air_end*N_time)
    %     ih_up = 1/h_IPU;
    %     T_air_Hot = T_IPU;
    %         else
    %     T_air_Hot = T_Press_Ambient;
    %     end;
    
    %     ih_up
    %     ih_Ink
    tau_Ink_up = Ch_Ink.*(ih_up+ih_Ink/2); %s
    a_Ink_up = dt./tau_Ink_up; %ul
    
    T_Ink(i) = T_Ink(i-1) + a_Ink.*(T_Blanket(1,i-1)-T_Ink(i-1))...
        - (W_Water(i-1)-W_Water(i))*L_Water/Cp_Ink/dz_Ink...
        - (W_PG(i-1)-W_PG(i))*L_PG/Cp_Ink/dz_Ink + a_Ink_up*(T_air_Hot-T_Ink(i-1));
    
    q_L (i) = (W_Water(i-1)-W_Water(i))*ro_Water*L_Water...
        + (W_PG(i-1)-W_PG(i))*ro_PG*L_PG;
    
    Q_From_Dryer = Q_From_Dryer + h_air * (T_air_Hot-T_Ink(i-1)) * Width * Print_Speed * dt;
i=i+1;
end

delete(han);

if DemiLayer
W_Solids = W_Solids - W_Solids(1);
end

% Q_L = ((W_Water(1)-W_Water(end))*ro_Water*L_Water + (W_PG(1)-W_PG(end))*ro_PG*L_PG)
% sum(q_L)
%% Print results

% Power = Width*Print_Speed/time*(dt)^2*sum(q_L)/1000

Time_Vector_Temp = linspace(0,time,length(W_Solids));

Length_vector = Print_Speed * Time_Vector_Temp;

% figure(1);plot(Length_vector,(W_Solids+W_PG+W_Water)*1e6,'.-');
% figure(11);plot(linspace(0,time,length(W_Solids)),(W_Solids+W_PG+W_Water)*1e6,'.-');
% 
% xlim([Length_vector(1) Length_vector(end)]);
% xlim([Time_Vector_Temp(1) Time_Vector_Temp(end)]);
% ylim([0,max((W_Solids+W_PG+W_Water)*1e6*1.1)]);
% 
% xlabel('Time (sec)');
% 
% ylabel('Ink Thickness (um)');

% title('Drying');

Power = cumsum(q_L)*Width*Length/1000;
% Q = Power(end)
% figure(3);plot(linspace(0,time,length(W_Solids)),Power,'.-');
% 
% % xlim([Length_vector(1) Length_vector(end)]);
% xlim([Time_Vector_Temp(1) Time_Vector_Temp(end)]);
% ylim([0,max(Power)*1.1]);
% ylabel('Cumulative Power (kW)');
% xlabel('Time (sec)');


% figure(2);plot(Length_vector,(W_Solids+W_PG+W_Water)*1e6,'.-',Length_vector,(W_Solids+W_PG)*1e6,'.-',Length_vector,W_Solids*1e6,'.-');
%
% ylim([0,max((W_Solids+W_PG+W_Water)*1e6*1.1)]);
%
% figure(3);semilogy(Length_vector,(W_Water)*1e6,'.-');
%
% ylim([0,max((W_Solids+W_PG+W_Water)*1e6*1.1)]);

% Total_Time = double(N_time)*dt;
Depth = [0 ; cumsum(dz)];% ; sum(dz)+100e-6];%;%-dz0/2;
% Depth = Depth(end:-1:1);
% TimeVector = 0:dt:Total_Time;
TimeVector = timePass;
LengthVector = TimeVector * Print_Speed;

% Tmax = max(max(T_Blanket))
T_plot = [T_Blanket ; T_Ink];
% T_plot = T_plot;%(end:-1:1,:);
Depth_plot = -Depth*1000;%(end:-1:1)*1000;

figure(FigureNumber);
subplot(3,1,3);
% imagesc(LengthVector,Depth*1000,T_Blanket);
surf(LengthVector,Depth_plot,T_plot);
caxis([min(min(T_Blanket)) max(max(T_Blanket))]);
xlim([LengthVector(1) LengthVector(end)]);
ylim([Depth_plot(end) Depth_plot(1)]);
shading flat;
view(2);
% imagesc(T_Blanket);
xlabel('Dryer Length (m)');
ylabel('Blanket Thickness (um)');


subplot(3,1,2);
% plot(LengthVector,T_Blanket(1,:),'.-');
plot(LengthVector,T_Ink,'.-');
xlim([LengthVector(1) LengthVector(end)]);
xlabel('Dryer Length (m)');
ylabel('Ink Temperature (C)');

TinkEND = T_Ink(end);

z_Water_Initial = ...
    W_Water(1)+W_WaterPB1+W_WaterPB2+W_WaterPB3+W_WaterPB4...
    +W_WaterPB5+W_WaterPB6+W_WaterPB7;

z_PG_Initial = ...
    W_PG(1)+W_PGPB1+W_PGPB2+W_PGPB3+W_PGPB4...
    +W_PGPB5+W_PGPB6+W_PGPB7;

WaterInLiquid = W_Water./(W_PG+W_Water)*100;
z_Wet_finals = W_PG+W_Water;

DriedLiquid = (1-z_Wet_finals/z_Wet_Initial)*TotalCoverage;
DriedWater = (1-W_Water(end)/z_Water_Initial)*100;%%
DriedPG = (1-W_PG(end)/z_PG_Initial)*100;%%
%% Power calculation
% Q_AirDryerBlanket = h_AirDryer*(T_Dryer-T_Blanket) *Width*LengthAirDryer
Q_IRDryer = IRDryerON*(q_radiation_Blanket*AbsorbedEnergyDevidedByInputEnergy(end)*IR_EffectiveLength+q_Blanket_IRDryer)*Width*Length_IR_Dryer*1e-3;
Q_AirDryer = q_Blanket_AirDryer*Width*LengthDryer*1e-3;
%%
Q_IR_Wall = p0/1000*Width*Length_IR_Dryer;
PowerDisplay=['Q_IRDryer=' num2str(Q_IRDryer,'%1.0f') 'kW ; Q_AirDryer=' num2str(Q_AirDryer,'%1.0f') 'kW ; Q_IR_Wall=' num2str(Q_IR_Wall,'%1.0f') 'kW'];
ToDisplay = ['Test Number=' num2str(TestNumber,'%1.0f') ' ; DriedWater=' num2str(DriedWater,'%1.0f') '% ; DriedPG=' num2str(DriedPG,'%1.0f') '% ; T final=' num2str(TinkEND,'%1.0f') 'C ; IPU=' num2str(DriedLiquid(DryerStartIndex),'%1.0f') '% ; Total=' num2str(DriedLiquid(end),'%1.0f') '%'];

subplot(3,1,1);plot(LengthVector,(W_Solids+W_PG+W_Water)*1e6,'.-');
% figure(31);plot(LengthVector,(W_Solids+W_PG+W_Water)*1e6,'.-');
xlim([LengthVector(1) LengthVector(end)]);
xlabel('Dryer Length (m)');
ylabel('Ink Thickness (um)');
% ylim([0 max((W_Solids+W_PG+W_Water)*1e6)]);
ylim([0 max((W_Solids+W_PG+W_Water)*1e6+eps)]);
title(ToDisplay);
%%
disp([ToDisplay ' ; ' PowerDisplay]);
%%

% figure(41);plot(LengthVector,DriedLiquid,'.-',LengthVector,WaterInLiquid,'.-');
% xlim([LengthVector(1) LengthVector(end)]);
% ylim([0 TotalCoverage]);
% xlabel('Dryer Length (m)');
% ylabel('Dried Liq. [Bl] & Water/Liq. [Gr] (%)');
% title(['Dried liquid = ' num2str(DriedLiquid(end),'%1.1f') '% ; Water in liquid = ' num2str(WaterInLiquid(1),'%1.1f') '%']);


%% Outputs
% disp(['T_final=' num2str(TinkEND,'%1.1f') 'C']);
% disp(['Test_Number=' num2str(TestNumber,'%1.0f') ' ; T_final=' num2str(TinkEND,'%1.1f') 'C ; IPU=' num2str(DriedLiquid(DryerStartIndex),'%1.0f') '% ; Total=' num2str(DriedLiquid(end),'%1.0f') '%']);
%%
% Tbup = T_Blanket(1,end);
% Tbdo = T_Blanket(end,end);
% Q_From_Dryer_kW = Q_From_Dryer/1000;
% Q_To_Blanket_kW = ro0*Width*z*Print_Speed*Cp0*(T_Ink(end)-T_Ink(1))/1000;
% Q_To_Ink_kW = ro_Ink*Width*dz_Ink*Print_Speed*Cp_Ink*(mean(T_Blanket(:,end))-mean(T_Blanket(:,1)))/1000;

% close Figure(468);

toc;

end

function X = Humidity_Ratio_Water(Temperature,RH)

Pa = 101325;% Pa

Pw = ((0.0506)+exp(20.386-5132/(273.15+Temperature))*133.322368); % Pa

X = 0.62198 * (RH/100)*Pw / (Pa - (RH/100)*Pw); % kg/kg

end

function X = Humidity_Ratio_PG(Tin,RH,PGinW)

Pa = 740;% Torr

T = ([32 40:20:400]-32)*(5/9);

PG = [0 40 60 70 75 80 85 90 95 96 97 98 99 100.1]/100;

i_PG = find((PGinW-PG)<0,1) - 1;

P(1,:) = [4.5 6.2 14 26 49 90 160 250 390 600 850 1 1 1 1 1 1 1 1 1];
P(2,:) = [3.9 5.5 12 23 42 78 140 220 340 520 760 1 1 1 1 1 1 1 1 1];
P(3,:) = [3.5 5 10 20 37 70 120 200 300 480 690 1000 1 1 1 1 1 1 1 1];
P(4,:) = [2.9 4.1 8.8 17 32 60 100 170 270 410 600 900 1 1 1 1 1 1 1 1];
P(5,:) = [2.6 3.6 7.7 16 29 54 90 160 240 380 550 800 1 1 1 1 1 1 1 1];
P(6,:) = [2.2 3.1 6.7 14 26 48 80 145 220 340 500 750 1 1 1 1 1 1 1 1];
P(7,:) = [1.7 2.4 5.2 11 20 38 65 120 170 270 400 600 850 1 1 1 1 1 1 1];
P(8,:) = [1 1.8 3.9 8 16 28 50 83 140 220 320 480 680 900 1 1 1 1 1 1];
P(9,:) = [1 1 2 4.3 8.4 16 28 49 78 140 190 300 440 580 810 1 1 1 1 1];
P(10,:) = [1 1 1.6 3.3 6.7 14 23 40 63 110 170 250 370 500 705 1000 1 1 1 1];
P(11,:) = [1 1 1 2.3 4.6 9 17 29 49 80 140 200 300 410 595 830 1 1 1 1];
P(12,:) = [1 1 1 1 3 6.1 12 21 37 60 97 165 230 330 490 700 960 1 1 1];
P(13,:) = [1 1 1 1 1.8 3.9 7.1 14 23 40 64 110 165 240 350 500 690 950 1 1];
P(14,:) = [1 1 1 1 1 1 2.5 5 9.1 18 29 50 82 140 200 300 420 630 900 1];

P1 = P(i_PG,:);
P2 = P(i_PG+1,:);

log10P1 = log10(P1);
log10P2 = log10(P2);

% Tin
i = find((Tin-T)<0,1) - 1;
% Tin

% s1=size((T(i+1)-Tin))
% s2=size(log10P1(i))
% s3=size(Tin-T(i))
% s4=size(log10P1(i+1))

log10P1out = ((T(i+1)-Tin)*log10P1(i)+(Tin-T(i))*log10P1(i+1))...
    /(T(i+1)-T(i));

log10P2out = ((T(i+1)-Tin)*log10P2(i)+(Tin-T(i))*log10P2(i+1))...
    /(T(i+1)-T(i));

log10Pout = ((PG(i_PG+1)-PGinW)*log10P1out+(PGinW-PG(i_PG))*log10P2out)...
    /(PG(i_PG+1)-PG(i_PG));

P1test = P1(i);
P2test = P2(i);
Pw1 = 10^log10P1out;
Pw2 = 10^log10P2out;

Pw = 10^log10Pout;

Mw_water = 18.01528;
Mw_PG = 76.09;
Mw_dryAir = 29;
% PGinW=0;
X = (Mw_water*(1-PGinW)+Mw_PG*PGinW)/Mw_dryAir * (RH/100)*Pw / (Pa - (RH/100)*Pw); % kg/kg

end

function T_Boil = T_Boil(HumectantsPercentage)

R_Liquid = [0 0.1 0.2 0.3 0.4 0.5 0.6 0.7 0.8 0.9 1];

T_Boil_Liquid = [100 103 106 108 112 117 122 131 142 158 188];

if HumectantsPercentage < R_Liquid(end)
    
    Ind_min_R_Liquid = find((HumectantsPercentage-R_Liquid)<0,1) - 1;
    
    T_Boil = ((R_Liquid(Ind_min_R_Liquid+1)-HumectantsPercentage)*T_Boil_Liquid(Ind_min_R_Liquid)...
        +(HumectantsPercentage-R_Liquid(Ind_min_R_Liquid))*T_Boil_Liquid(Ind_min_R_Liquid+1))...
        /(R_Liquid(Ind_min_R_Liquid+1)-R_Liquid(Ind_min_R_Liquid));
    
elseif HumectantsPercentage >= R_Liquid(end)
    
    T_Boil = T_Boil_Liquid(end);
    
end

end

function VaporRatio = VaporRatio(T_Boil)

T_Boil_Liquid = [100 131 145 154 161 167 171 176 180 184 188];

VaporRatio_Vapor = [0 0.1 0.2 0.3 0.4 0.5 0.6 0.7 0.8 0.9 1];

if T_Boil < T_Boil_Liquid(end)
    
    Ind_min_T_Boil_Liquid = find((T_Boil-T_Boil_Liquid)<0,1) - 1;
    
    VaporRatio = ((T_Boil_Liquid(Ind_min_T_Boil_Liquid+1)-T_Boil)*VaporRatio_Vapor(Ind_min_T_Boil_Liquid)...
        +(T_Boil-T_Boil_Liquid(Ind_min_T_Boil_Liquid))*VaporRatio_Vapor(Ind_min_T_Boil_Liquid+1))...
        /(T_Boil_Liquid(Ind_min_T_Boil_Liquid+1)-T_Boil_Liquid(Ind_min_T_Boil_Liquid));
    
elseif T_Boil == T_Boil_Liquid(end)
    
    VaporRatio = VaporRatio_Vapor(end);
    
end

end
